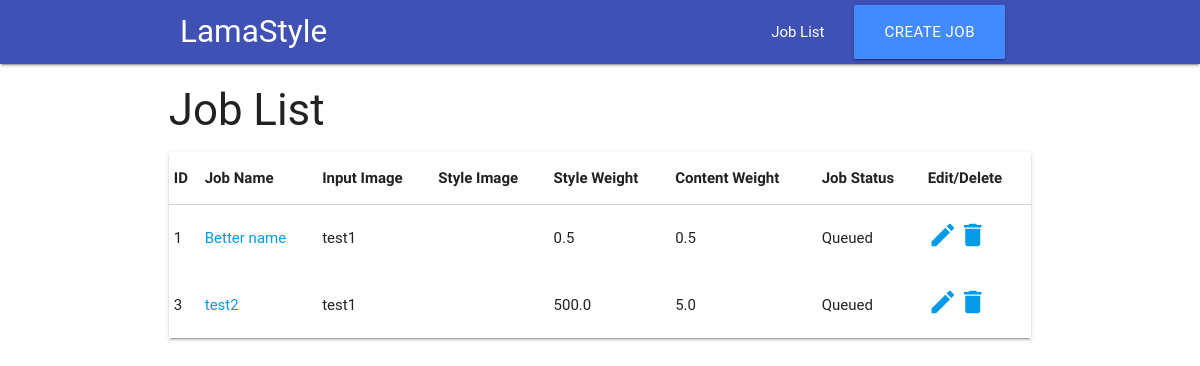
/deepstyle/, run on an earlier commit of the app's database.
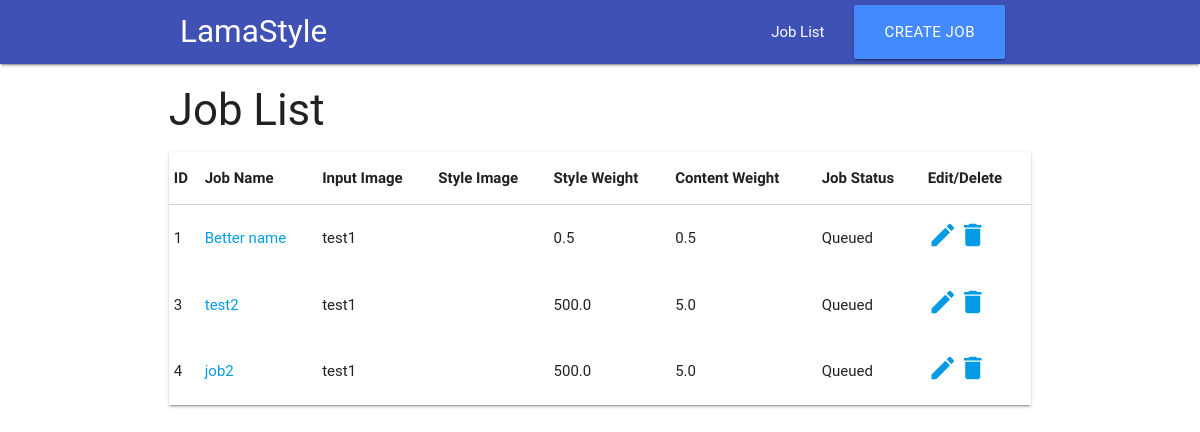
And on a later commit of the database.
### deepstyle/models.py (models this page shows, shortened)
class Job(models.Model):
    job_name = models.CharField(max_length = 200)
    job_description = models.TextField(default="Just another deepstyle job")
    input_image = models.ForeignKey(Image, blank = False, null = "False", related_name='+')
    style_image = models.ForeignKey(Image, blank = False, null = "False",  related_name='+')
    output_image = models.CharField(max_length = 100, blank = True, null = True)
    output_width = models.PositiveSmallIntegerField()
    iterations = models.PositiveIntegerField(default = 1000)
    content_weight = models.FloatField(default = 5e0)
    content_weight_blend = models.FloatField(default = 1)
    style_weight = models.FloatField(default = 5e2)
    style_scale = models.FloatField(default = 1.0)
    learning_rate = models.FloatField(default = 1e1)
    style_layer_weight_exp = models.FloatField(default = 1)
    perserve_color = models.BooleanField(default = False)
    POOLING_OPTIONS = (
        ('MAX', "max"),
        ('AVG', "avg")
    )
    pooling = models.CharField(max_length = 3, choices = POOLING_OPTIONS, default = 'MAX') # max pooling is default?
    QUEUED = 'Q'
    INPROGRESS = 'P'
    COMPLETED = 'C'
    FAIL = 'F'
    PROGRESS_FAIL = 'PF'
    JOB_STATUS_OPTIONS = (
        (QUEUED, "Queued"),
        (INPROGRESS, "In Progress"),
        (COMPLETED, "Completed"),
        (FAIL, "Failed"),
        (PROGRESS_FAIL, "Progress Failed"),
    )
    job_status = models.CharField(max_length = 2, choices = JOB_STATUS_OPTIONS, default = QUEUED)
    job_added = models.DateTimeField(default = datetime.now)
    job_start = models.DateTimeField(blank = True, null = True)
    job_completed = models.DateTimeField(blank = True, null = True)

class Image(models.Model):
    image_name = models.CharField(max_length = 500)
    image_description = models.TextField(default = "Just another image")
    image_file = models.ImageField()
    INPUT_IMAGE = 'I'
    OUTPUT_IMAGE = 'O'
    IMAGE_TYPE_OPTIONS = (
        (INPUT_IMAGE, "Input"),
        (OUTPUT_IMAGE, "Output")
    )
    image_type = models.CharField(max_length = 1, choices = IMAGE_TYPE_OPTIONS, default = INPUT_IMAGE)

### deepstyle/views.py (the view)
class IndexView(generic.ListView):
    template_name = 'deepstyle/index.html'
    context_object_name = 'all_jobs'
    def get_queryset(self):
        return Job.objects.all()

### deepstyle/templates/deepstyle/index.html
{% extends 'deepstyle/base.html' %}
{% block body %}
	<div class="row">
	<h3>Job List</h3>
	{% if all_jobs %}
		<table class="highlight responsible-table z-depth-1">
			<thead>
				<tr>
					<th>ID</th>
					<th>Job Name</th>
					<th>Input Image</th>
					<th>Style Image</th>
					<th>Style Weight</th>
					<th>Content Weight</th>
					<th>Job Status</th>
					<th>Edit/Delete</th>
				</tr>
			</thead>
			<tbody>
				{% for job in all_jobs %}
				<tr>
					<td>{{ job.id }}</td>
					<td><a href="{% url 'deepstyle:detail' job.id %}">{{ job.job_name }}</a></td>
					<td>{{ job.input_image.image_name }}</td>
					<td>{{ job.output_image.image_name }}</td>
					<td>{{ job.style_weight }}</td>
					<td>{{ job.content_weight }}</td>
					<td>{{ job.get_job_status_display }}</td>
					<td><a href="{% url 'deepstyle:EditJob' job.id %}"><i class="small material-icons tooltipped" data-position="bottom" data-delay="10" data-tooltip="I am a tooltip">edit</i></a><a href="{% url 'deepstyle:DeleteJob' job.id %}"><i class="small material-icons">delete</i></a></td>
				</tr>
				{% endfor %}
			</tbody>
		</table>
	{% else %}
		<script>
			alert("There are no jobs in this application.")
		</script>
	{% endif %}
	</div>
{% endblock %}

### deepstyle/templates/deepstyle/base.html (shortened to what this page needs)
<!DOCTYPE html>
<html>
	<head>
		{% load staticfiles %}
		<link rel="stylesheet" href="{% static 'styles.min.css' %}">
	</head>
	<body>
		<div class="navbar-fixed">
			<nav>
				<div class="nav-wrapper">
					<a href="{% url 'deepstyle:index' %}" class="brand-logo">LamaStyle</a>
					<ul class="right hide-on-med-and-down">
						<li><a href="{% url 'deepstyle:index' %}">Job List</a></li>
						<li><a href="{% url 'deepstyle:CreateJob' %}" class="waves-effect waves-light btn-large">Create Job</a></li>
					</ul>
				</div>
			</nav>
		</div>
		<div class="container">
			{% block body %}{% endblock %}
		</div>
	</body>
</html>

What changed in the data, as far as the page shows it:
added Job: id "4", job_name "job2", input_image.image_name "test1", style_weight "500.0", content_weight "5.0", job_status "Queued"
